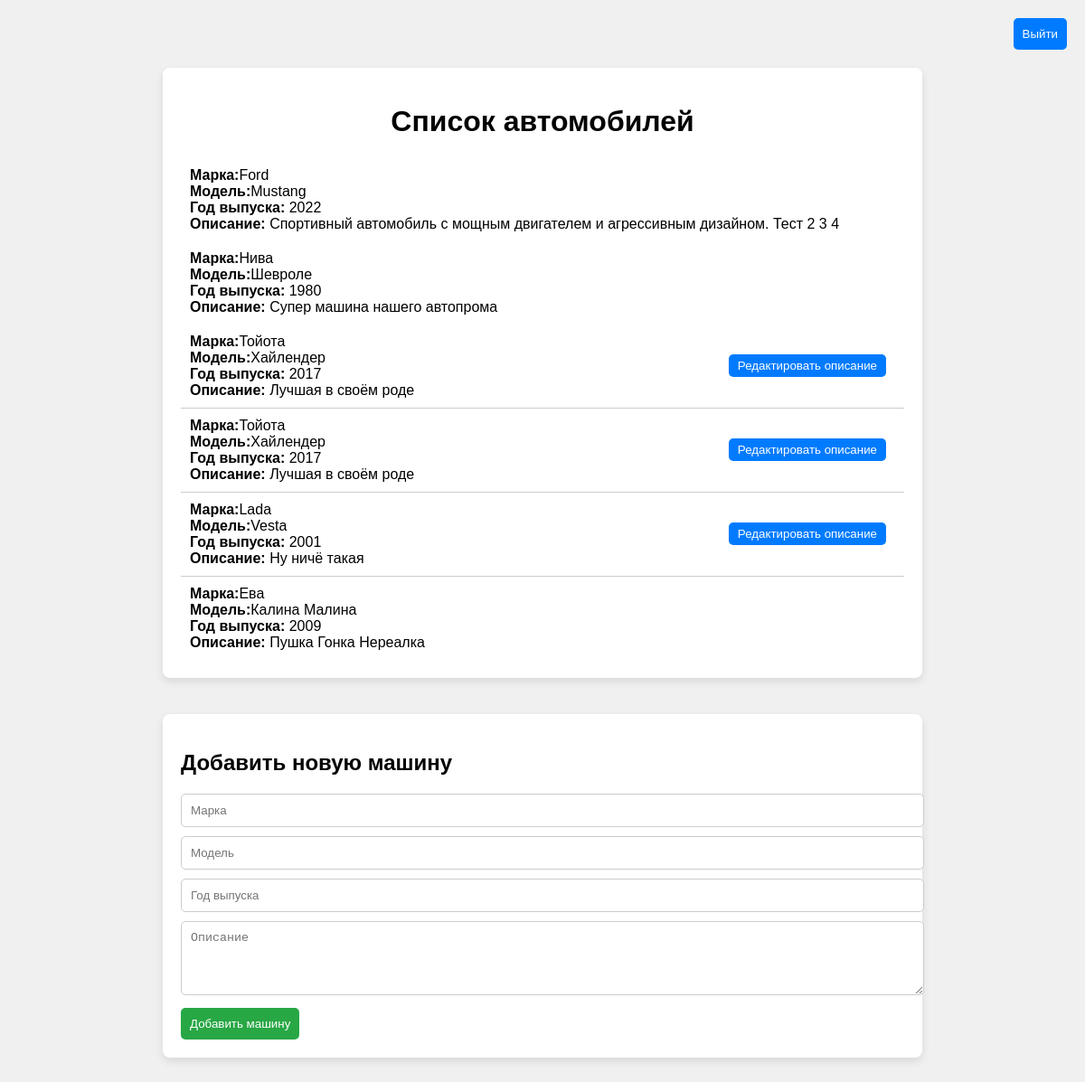
The page /cars/ (signed in) on the database its author committed.
### cars/models.py (models this page shows, shortened)
class Car(models.Model):
    make = models.CharField(max_length=16, verbose_name='make')
    model = models.CharField(max_length=16, verbose_name='model')
    year = models.SmallIntegerField(verbose_name='year')
    description = models.TextField(null=True, blank=True)
    created_at = models.DateTimeField(auto_now_add=True)
    updated_at = models.DateTimeField(auto_now_add=True)
    owner = models.ForeignKey(to=User, verbose_name='owner', on_delete=models.CASCADE)

### cars/views.py (the view, shortened to what this page needs)
# urls.py: path('', CarsListView.as_view(), name='cars'), # Список автомобилей
class CarsListView(CreateView):
    model = Car
    template_name = 'cars/cars_list.html'
    form_class = CarForm
    success_url = reverse_lazy('cars:cars')
    def get_context_data(self, **kwargs):
        ctx = super(CarsListView, self).get_context_data()
        ctx['cars'] = Car.objects.all()
        return ctx

### cars/forms.py
class CarForm(forms.ModelForm):
    make = forms.CharField(widget=forms.TextInput(attrs={
        'id': "make", 'placeholder': "Марка"
    }))
    model = forms.CharField(widget=forms.TextInput(attrs={
        'id': "model", 'placeholder': "Модель"
    }))
    year = forms.IntegerField(widget=forms.NumberInput(attrs={
        'id': "year", 'placeholder': "Год выпуска"
    }))
    description = forms.CharField(widget=forms.Textarea(attrs={
        'id': "description", 'placeholder': "Описание", 'rows':4
    }))
    class Meta:
        model = Car
        fields = ('make', 'model', 'year', 'description')

### cars/templates/cars/cars_list.html (shortened to what this page needs)
{% load static %}
<!DOCTYPE html>
<html lang="ru">
<head>
</head>
<body>
<div class="header">
    {% if not user.is_authenticated %}
        <a href="{% url 'login' %}"><button>Вход</button></a>
        <a href="{% url 'register' %}"><button>Регистрация</button></a>
    {% else %}
        <form method="post" action="{% url 'logout' %}">
                <button type="submit">Выйти</button>
            </form>
    {% endif%}
</div>
<div class="container">
    <h1>Список автомобилей</h1>
    {% for car in cars %}
    <a href="{% url 'cars:car' car.id%}">
        <div class="car-item">
            <div>
                <strong>Марка:</strong>{{car.make}}<br>
                <strong>Модель:</strong>{{car.model}}<br>
                <strong>Год выпуска:</strong> {{car.year}}<br>
                <strong>Описание:</strong> {{car.description}}
            </div>
            {% if user == car.owner %}
                <a href="{% url 'cars:car_edit' car.id %}"><button class="edit-button">Редактировать описание</button></a>
            {% endif %}
        </div>
    </a>
    {% endfor %}
    </div>
{% if user.is_authenticated %}
    <div class="container form-section">
        <h2>Добавить новую машину</h2>
        <form id="car-form" action="{% url 'cars:cars' %}" method="post">
            {{ form.make }}
            {{ form.model }}
            {{ form.year }}
            {{ form.description }}
            <button type="submit">Добавить машину</button>
        </form>
    </div>
{% endif %}
</body>
</html>

### cars/templates/cars/cars_list.html (style rules this page uses)
body { display: flex; flex-direction: column; align-items: center; margin: 0; font-family: Arial, sans-serif; background-color: #f0f0f0; padding: 20px; }
.header { width: 100%; display: flex; justify-content: flex-end; margin-bottom: 20px; }
.header button { padding: 10px; border: none; border-radius: 5px; background-color: #007BFF; color: white; cursor: pointer; margin-left: 10px; }
.container { width: 100%; max-width: 800px; background-color: #fff; padding: 20px; border-radius: 8px; box-shadow: 0 4px 10px rgba(0, 0, 0, 0.1); margin-bottom: 20px; }
h1 { text-align: center; }
.car-item { display: flex; justify-content: space-between; align-items: center; padding: 10px; border-bottom: 1px solid #ccc; }
.car-item:last-child { border-bottom: none; }
.edit-button { padding: 5px 10px; border: none; border-radius: 5px; background-color: #007BFF; color: white; cursor: pointer; margin-right:10px; }
.form-section { margin-top: 20px; }
.form-section input, .form-section textarea { width: 100%; padding: 10px; margin-bottom: 10px; border: 1px solid #ccc; border-radius: 5px; }
.form-section button { padding: 10px; border: none; border-radius: 5px; background-color: #28a745; color: white; cursor: pointer; }
a { text-decoration: none; color: black; }

### rows shown on the page
Car: make "Ford", model "Mustang", year "2022", description "Спортивный автомобиль с мощным двигателем и агрессивным дизайном. Тест 2 3 4"
Car: make "Нива", model "Шевроле", year "1980", description "Супер машина нашего автопрома"
Car: make "Тойота", model "Хайлендер", year "2017", description "Лучшая в своём роде", shows "Редактировать описание"
Car: make "Тойота", model "Хайлендер", year "2017", description "Лучшая в своём роде", shows "Редактировать описание"
Car: make "Lada", model "Vesta", year "2001", description "Ну ничё такая", shows "Редактировать описание"
Car: make "Ева", model "Калина Малина", year "2009", description "Пушка Гонка Нереалка"
